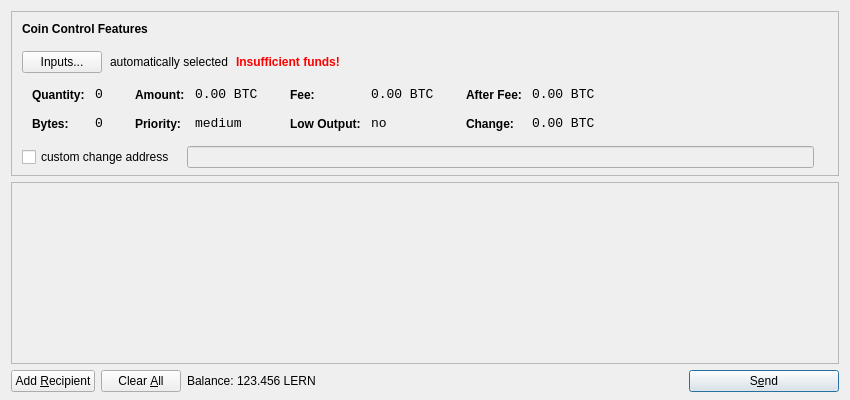
<?xml version="1.0" encoding="UTF-8"?>
<ui version="4.0">
 <class>SendCoinsDialog</class>
 <widget class="QDialog" name="SendCoinsDialog">
  <property name="geometry">
   <rect>
    <x>0</x>
    <y>0</y>
    <width>850</width>
    <height>400</height>
   </rect>
  </property>
  <property name="windowTitle">
   <string>Send Coins</string>
  </property>
  <layout class="QVBoxLayout" name="verticalLayout" stretch="0,1,0">
   <property name="bottomMargin">
    <number>8</number>
   </property>
   <item>
    <widget class="QFrame" name="frameCoinControl">
     <property name="sizePolicy">
      <sizepolicy hsizetype="Expanding" vsizetype="Expanding">
       <horstretch>0</horstretch>
       <verstretch>0</verstretch>
      </sizepolicy>
     </property>
     <property name="maximumSize">
      <size>
       <width>16777215</width>
       <height>16777215</height>
      </size>
     </property>
     <property name="frameShape">
      <enum>QFrame::StyledPanel</enum>
     </property>
     <property name="frameShadow">
      <enum>QFrame::Sunken</enum>
     </property>
     <layout class="QVBoxLayout" name="verticalLayoutCoinControl2">
      <property name="spacing">
       <number>-1</number>
      </property>
      <property name="leftMargin">
       <number>0</number>
      </property>
      <property name="topMargin">
       <number>0</number>
      </property>
      <property name="rightMargin">
       <number>0</number>
      </property>
      <property name="bottomMargin">
       <number>6</number>
      </property>
      <item>
       <layout class="QVBoxLayout" name="verticalLayoutCoinControl" stretch="0,0,0,0,1">
        <property name="spacing">
         <number>0</number>
        </property>
        <property name="leftMargin">
         <number>10</number>
        </property>
        <property name="topMargin">
         <number>10</number>
        </property>
        <item>
         <layout class="QHBoxLayout" name="horizontalLayoutCoinControl1">
          <property name="bottomMargin">
           <number>15</number>
          </property>
          <item>
           <widget class="QLabel" name="labelCoinControlFeatures">
            <property name="sizePolicy">
             <sizepolicy hsizetype="Preferred" vsizetype="Maximum">
              <horstretch>0</horstretch>
              <verstretch>0</verstretch>
             </sizepolicy>
            </property>
            <property name="font">
             <font>
              <weight>75</weight>
              <bold>true</bold>
             </font>
            </property>
            <property name="styleSheet">
             <string notr="true">font-weight:bold;</string>
            </property>
            <property name="text">
             <string>Coin Control Features</string>
            </property>
           </widget>
          </item>
         </layout>
        </item>
        <item>
         <layout class="QHBoxLayout" name="horizontalLayoutCoinControl2" stretch="0,0,0,0">
          <property name="spacing">
           <number>8</number>
          </property>
          <property name="bottomMargin">
           <number>10</number>
          </property>
          <item>
           <widget class="QPushButton" name="pushButtonCoinControl">
            <property name="styleSheet">
             <string notr="true"/>
            </property>
            <property name="text">
             <string>Inputs...</string>
            </property>
           </widget>
          </item>
          <item>
           <widget class="QLabel" name="labelCoinControlAutomaticallySelected">
            <property name="text">
             <string>automatically selected</string>
            </property>
            <property name="margin">
             <number>5</number>
            </property>
           </widget>
          </item>
          <item>
           <widget class="QLabel" name="labelCoinControlInsuffFunds">
            <property name="font">
             <font>
              <weight>75</weight>
              <bold>true</bold>
             </font>
            </property>
            <property name="styleSheet">
             <string notr="true">color:red;font-weight:bold;</string>
            </property>
            <property name="text">
             <string>Insufficient funds!</string>
            </property>
            <property name="margin">
             <number>5</number>
            </property>
           </widget>
          </item>
          <item>
           <spacer name="horizontalSpacerCoinControl">
            <property name="orientation">
             <enum>Qt::Horizontal</enum>
            </property>
            <property name="sizeHint" stdset="0">
             <size>
              <width>40</width>
              <height>1</height>
             </size>
            </property>
           </spacer>
          </item>
         </layout>
        </item>
        <item>
         <widget class="QWidget" name="widgetCoinControl" native="true">
          <property name="sizePolicy">
           <sizepolicy hsizetype="Preferred" vsizetype="Preferred">
            <horstretch>0</horstretch>
            <verstretch>0</verstretch>
           </sizepolicy>
          </property>
          <property name="minimumSize">
           <size>
            <width>0</width>
            <height>0</height>
           </size>
          </property>
          <property name="styleSheet">
           <string notr="true"/>
          </property>
          <layout class="QHBoxLayout" name="horizontalLayoutCoinControl5">
           <property name="margin">
            <number>0</number>
           </property>
           <item>
            <layout class="QHBoxLayout" name="horizontalLayoutCoinControl3" stretch="0,0,0,1">
             <property name="spacing">
              <number>20</number>
             </property>
             <property name="topMargin">
              <number>0</number>
             </property>
             <property name="bottomMargin">
              <number>10</number>
             </property>
             <item>
              <layout class="QFormLayout" name="formLayoutCoinControl1">
               <property name="horizontalSpacing">
                <number>10</number>
               </property>
               <property name="verticalSpacing">
                <number>14</number>
               </property>
               <property name="leftMargin">
                <number>10</number>
               </property>
               <property name="topMargin">
                <number>4</number>
               </property>
               <property name="rightMargin">
                <number>6</number>
               </property>
               <item row="0" column="0">
                <widget class="QLabel" name="labelCoinControlQuantityText">
                 <property name="styleSheet">
                  <string notr="true">font-weight:bold;</string>
                 </property>
                 <property name="text">
                  <string>Quantity:</string>
                 </property>
                 <property name="margin">
                  <number>0</number>
                 </property>
                </widget>
               </item>
               <item row="0" column="1">
                <widget class="QLabel" name="labelCoinControlQuantity">
                 <property name="font">
                  <font>
                   <family>Monospace</family>
                   <pointsize>10</pointsize>
                  </font>
                 </property>
                 <property name="cursor">
                  <cursorShape>IBeamCursor</cursorShape>
                 </property>
                 <property name="contextMenuPolicy">
                  <enum>Qt::ActionsContextMenu</enum>
                 </property>
                 <property name="text">
                  <string notr="true">0</string>
                 </property>
                 <property name="margin">
                  <number>0</number>
                 </property>
                 <property name="textInteractionFlags">
                  <set>Qt::LinksAccessibleByMouse|Qt::TextSelectableByKeyboard|Qt::TextSelectableByMouse</set>
                 </property>
                </widget>
               </item>
               <item row="1" column="0">
                <widget class="QLabel" name="labelCoinControlBytesText">
                 <property name="styleSheet">
                  <string notr="true">font-weight:bold;</string>
                 </property>
                 <property name="text">
                  <string>Bytes:</string>
                 </property>
                </widget>
               </item>
               <item row="1" column="1">
                <widget class="QLabel" name="labelCoinControlBytes">
                 <property name="font">
                  <font>
                   <family>Monospace</family>
                   <pointsize>10</pointsize>
                  </font>
                 </property>
                 <property name="cursor">
                  <cursorShape>IBeamCursor</cursorShape>
                 </property>
                 <property name="contextMenuPolicy">
                  <enum>Qt::ActionsContextMenu</enum>
                 </property>
                 <property name="text">
                  <string notr="true">0</string>
                 </property>
                 <property name="textInteractionFlags">
                  <set>Qt::LinksAccessibleByMouse|Qt::TextSelectableByKeyboard|Qt::TextSelectableByMouse</set>
                 </property>
                </widget>
               </item>
              </layout>
             </item>
             <item>
              <layout class="QFormLayout" name="formLayoutCoinControl2">
               <property name="horizontalSpacing">
                <number>10</number>
               </property>
               <property name="verticalSpacing">
                <number>14</number>
               </property>
               <property name="leftMargin">
                <number>6</number>
               </property>
               <property name="topMargin">
                <number>4</number>
               </property>
               <property name="rightMargin">
                <number>6</number>
               </property>
               <item row="0" column="0">
                <widget class="QLabel" name="labelCoinControlAmountText">
                 <property name="styleSheet">
                  <string notr="true">font-weight:bold;</string>
                 </property>
                 <property name="text">
                  <string>Amount:</string>
                 </property>
                 <property name="margin">
                  <number>0</number>
                 </property>
                </widget>
               </item>
               <item row="0" column="1">
                <widget class="QLabel" name="labelCoinControlAmount">
                 <property name="font">
                  <font>
                   <family>Monospace</family>
                   <pointsize>10</pointsize>
                  </font>
                 </property>
                 <property name="cursor">
                  <cursorShape>IBeamCursor</cursorShape>
                 </property>
                 <property name="contextMenuPolicy">
                  <enum>Qt::ActionsContextMenu</enum>
                 </property>
                 <property name="text">
                  <string notr="true">0.00 BTC</string>
                 </property>
                 <property name="textInteractionFlags">
                  <set>Qt::LinksAccessibleByMouse|Qt::TextSelectableByKeyboard|Qt::TextSelectableByMouse</set>
                 </property>
                </widget>
               </item>
               <item row="1" column="0">
                <widget class="QLabel" name="labelCoinControlPriorityText">
                 <property name="styleSheet">
                  <string notr="true">font-weight:bold;</string>
                 </property>
                 <property name="text">
                  <string>Priority:</string>
                 </property>
                </widget>
               </item>
               <item row="1" column="1">
                <widget class="QLabel" name="labelCoinControlPriority">
                 <property name="font">
                  <font>
                   <family>Monospace</family>
                   <pointsize>10</pointsize>
                  </font>
                 </property>
                 <property name="cursor">
                  <cursorShape>IBeamCursor</cursorShape>
                 </property>
                 <property name="contextMenuPolicy">
                  <enum>Qt::ActionsContextMenu</enum>
                 </property>
                 <property name="text">
                  <string>medium</string>
                 </property>
                 <property name="textInteractionFlags">
                  <set>Qt::LinksAccessibleByMouse|Qt::TextSelectableByKeyboard|Qt::TextSelectableByMouse</set>
                 </property>
                </widget>
               </item>
              </layout>
             </item>
             <item>
              <layout class="QFormLayout" name="formLayoutCoinControl3">
               <property name="horizontalSpacing">
                <number>10</number>
               </property>
               <property name="verticalSpacing">
                <number>14</number>
               </property>
               <property name="leftMargin">
                <number>6</number>
               </property>
               <property name="topMargin">
                <number>4</number>
               </property>
               <property name="rightMargin">
                <number>6</number>
               </property>
               <item row="0" column="0">
                <widget class="QLabel" name="labelCoinControlFeeText">
                 <property name="styleSheet">
                  <string notr="true">font-weight:bold;</string>
                 </property>
                 <property name="text">
                  <string>Fee:</string>
                 </property>
                 <property name="margin">
                  <number>0</number>
                 </property>
                </widget>
               </item>
               <item row="0" column="1">
                <widget class="QLabel" name="labelCoinControlFee">
                 <property name="font">
                  <font>
                   <family>Monospace</family>
                   <pointsize>10</pointsize>
                  </font>
                 </property>
                 <property name="cursor">
                  <cursorShape>IBeamCursor</cursorShape>
                 </property>
                 <property name="contextMenuPolicy">
                  <enum>Qt::ActionsContextMenu</enum>
                 </property>
                 <property name="text">
                  <string notr="true">0.00 BTC</string>
                 </property>
                 <property name="textInteractionFlags">
                  <set>Qt::LinksAccessibleByMouse|Qt::TextSelectableByKeyboard|Qt::TextSelectableByMouse</set>
                 </property>
                </widget>
               </item>
               <item row="1" column="0">
                <widget class="QLabel" name="labelCoinControlLowOutputText">
                 <property name="styleSheet">
                  <string notr="true">font-weight:bold;</string>
                 </property>
                 <property name="text">
                  <string>Low Output:</string>
                 </property>
                </widget>
               </item>
               <item row="1" column="1">
                <widget class="QLabel" name="labelCoinControlLowOutput">
                 <property name="font">
                  <font>
                   <family>Monospace</family>
                   <pointsize>10</pointsize>
                  </font>
                 </property>
                 <property name="cursor">
                  <cursorShape>IBeamCursor</cursorShape>
                 </property>
                 <property name="contextMenuPolicy">
                  <enum>Qt::ActionsContextMenu</enum>
                 </property>
                 <property name="text">
                  <string>no</string>
                 </property>
                 <property name="textInteractionFlags">
                  <set>Qt::LinksAccessibleByMouse|Qt::TextSelectableByKeyboard|Qt::TextSelectableByMouse</set>
                 </property>
                </widget>
               </item>
              </layout>
             </item>
             <item>
              <layout class="QFormLayout" name="formLayoutCoinControl4">
               <property name="horizontalSpacing">
                <number>10</number>
               </property>
               <property name="verticalSpacing">
                <number>14</number>
               </property>
               <property name="leftMargin">
                <number>6</number>
               </property>
               <property name="topMargin">
                <number>4</number>
               </property>
               <property name="rightMargin">
                <number>6</number>
               </property>
               <item row="0" column="0">
                <widget class="QLabel" name="labelCoinControlAfterFeeText">
                 <property name="styleSheet">
                  <string notr="true">font-weight:bold;</string>
                 </property>
                 <property name="text">
                  <string>After Fee:</string>
                 </property>
                 <property name="margin">
                  <number>0</number>
                 </property>
                </widget>
               </item>
               <item row="0" column="1">
                <widget class="QLabel" name="labelCoinControlAfterFee">
                 <property name="font">
                  <font>
                   <family>Monospace</family>
                   <pointsize>10</pointsize>
                  </font>
                 </property>
                 <property name="cursor">
                  <cursorShape>IBeamCursor</cursorShape>
                 </property>
                 <property name="contextMenuPolicy">
                  <enum>Qt::ActionsContextMenu</enum>
                 </property>
                 <property name="text">
                  <string notr="true">0.00 BTC</string>
                 </property>
                 <property name="textInteractionFlags">
                  <set>Qt::LinksAccessibleByMouse|Qt::TextSelectableByKeyboard|Qt::TextSelectableByMouse</set>
                 </property>
                </widget>
               </item>
               <item row="1" column="0">
                <widget class="QLabel" name="labelCoinControlChangeText">
                 <property name="styleSheet">
                  <string notr="true">font-weight:bold;</string>
                 </property>
                 <property name="text">
                  <string>Change:</string>
                 </property>
                </widget>
               </item>
               <item row="1" column="1">
                <widget class="QLabel" name="labelCoinControlChange">
                 <property name="font">
                  <font>
                   <family>Monospace</family>
                   <pointsize>10</pointsize>
                  </font>
                 </property>
                 <property name="cursor">
                  <cursorShape>IBeamCursor</cursorShape>
                 </property>
                 <property name="contextMenuPolicy">
                  <enum>Qt::ActionsContextMenu</enum>
                 </property>
                 <property name="text">
                  <string notr="true">0.00 BTC</string>
                 </property>
                 <property name="textInteractionFlags">
                  <set>Qt::LinksAccessibleByMouse|Qt::TextSelectableByKeyboard|Qt::TextSelectableByMouse</set>
                 </property>
                </widget>
               </item>
              </layout>
             </item>
            </layout>
           </item>
          </layout>
         </widget>
        </item>
        <item>
         <layout class="QHBoxLayout" name="horizontalLayoutCoinControl4" stretch="0,0,0">
          <property name="spacing">
           <number>12</number>
          </property>
          <property name="sizeConstraint">
           <enum>QLayout::SetDefaultConstraint</enum>
          </property>
          <property name="topMargin">
           <number>5</number>
          </property>
          <property name="rightMargin">
           <number>5</number>
          </property>
          <item>
           <widget class="QCheckBox" name="checkBoxCoinControlChange">
            <property name="text">
             <string>custom change address</string>
            </property>
           </widget>
          </item>
          <item>
           <widget class="QLineEdit" name="lineEditCoinControlChange">
            <property name="enabled">
             <bool>false</bool>
            </property>
            <property name="sizePolicy">
             <sizepolicy hsizetype="Expanding" vsizetype="Fixed">
              <horstretch>0</horstretch>
              <verstretch>0</verstretch>
             </sizepolicy>
            </property>
           </widget>
          </item>
          <item>
           <widget class="QLabel" name="labelCoinControlChangeLabel">
            <property name="sizePolicy">
             <sizepolicy hsizetype="Preferred" vsizetype="Expanding">
              <horstretch>0</horstretch>
              <verstretch>0</verstretch>
             </sizepolicy>
            </property>
            <property name="minimumSize">
             <size>
              <width>0</width>
              <height>0</height>
             </size>
            </property>
            <property name="text">
             <string/>
            </property>
            <property name="margin">
             <number>3</number>
            </property>
           </widget>
          </item>
         </layout>
        </item>
        <item>
         <spacer name="verticalSpacerCoinControl">
          <property name="orientation">
           <enum>Qt::Vertical</enum>
          </property>
          <property name="sizeHint" stdset="0">
           <size>
            <width>800</width>
            <height>1</height>
           </size>
          </property>
         </spacer>
        </item>
       </layout>
      </item>
     </layout>
    </widget>
   </item>
   <item>
    <widget class="QScrollArea" name="scrollArea">
     <property name="widgetResizable">
      <bool>true</bool>
     </property>
     <widget class="QWidget" name="scrollAreaWidgetContents">
      <property name="geometry">
       <rect>
        <x>0</x>
        <y>0</y>
        <width>830</width>
        <height>165</height>
       </rect>
      </property>
      <layout class="QVBoxLayout" name="verticalLayout_2">
       <property name="margin">
        <number>0</number>
       </property>
       <item>
        <layout class="QVBoxLayout" name="entries">
         <property name="spacing">
          <number>6</number>
         </property>
        </layout>
       </item>
       <item>
        <spacer name="verticalSpacer">
         <property name="orientation">
          <enum>Qt::Vertical</enum>
         </property>
         <property name="sizeHint" stdset="0">
          <size>
           <width>20</width>
           <height>40</height>
          </size>
         </property>
        </spacer>
       </item>
      </layout>
     </widget>
    </widget>
   </item>
   <item>
    <layout class="QHBoxLayout" name="horizontalLayout">
     <item>
      <widget class="QPushButton" name="addButton">
       <property name="toolTip">
        <string>Send to multiple recipients at once</string>
       </property>
       <property name="text">
        <string>Add &amp;Recipient</string>
       </property>
       <property name="icon">
        <iconset resource="../bitcoin.qrc">
         <normaloff>:/icons/add</normaloff>:/icons/add</iconset>
       </property>
       <property name="autoDefault">
        <bool>false</bool>
       </property>
      </widget>
     </item>
     <item>
      <widget class="QPushButton" name="clearButton">
       <property name="sizePolicy">
        <sizepolicy hsizetype="Minimum" vsizetype="Fixed">
         <horstretch>0</horstretch>
         <verstretch>0</verstretch>
        </sizepolicy>
       </property>
       <property name="toolTip">
        <string>Remove all transaction fields</string>
       </property>
       <property name="text">
        <string>Clear &amp;All</string>
       </property>
       <property name="icon">
        <iconset resource="../bitcoin.qrc">
         <normaloff>:/icons/remove</normaloff>:/icons/remove</iconset>
       </property>
       <property name="autoRepeatDelay">
        <number>300</number>
       </property>
       <property name="autoDefault">
        <bool>false</bool>
       </property>
      </widget>
     </item>
     <item>
      <layout class="QHBoxLayout" name="horizontalLayout_2">
       <property name="spacing">
        <number>3</number>
       </property>
       <item>
        <widget class="QLabel" name="label">
         <property name="text">
          <string>Balance:</string>
         </property>
        </widget>
       </item>
       <item>
        <widget class="QLabel" name="labelBalance">
         <property name="cursor">
          <cursorShape>IBeamCursor</cursorShape>
         </property>
         <property name="text">
          <string>123.456 LERN</string>
         </property>
         <property name="textInteractionFlags">
          <set>Qt::LinksAccessibleByMouse|Qt::TextSelectableByKeyboard|Qt::TextSelectableByMouse</set>
         </property>
        </widget>
       </item>
      </layout>
     </item>
     <item>
      <spacer name="horizontalSpacer">
       <property name="orientation">
        <enum>Qt::Horizontal</enum>
       </property>
       <property name="sizeHint" stdset="0">
        <size>
         <width>40</width>
         <height>20</height>
        </size>
       </property>
      </spacer>
     </item>
     <item>
      <widget class="QPushButton" name="sendButton">
       <property name="minimumSize">
        <size>
         <width>150</width>
         <height>0</height>
        </size>
       </property>
       <property name="toolTip">
        <string>Confirm the send action</string>
       </property>
       <property name="text">
        <string>S&amp;end</string>
       </property>
       <property name="icon">
        <iconset resource="../bitcoin.qrc">
         <normaloff>:/icons/send</normaloff>:/icons/send</iconset>
       </property>
       <property name="default">
        <bool>true</bool>
       </property>
      </widget>
     </item>
    </layout>
   </item>
  </layout>
 </widget>
 <resources>
  <include location="../bitcoin.qrc"/>
 </resources>
 <connections/>
</ui>
